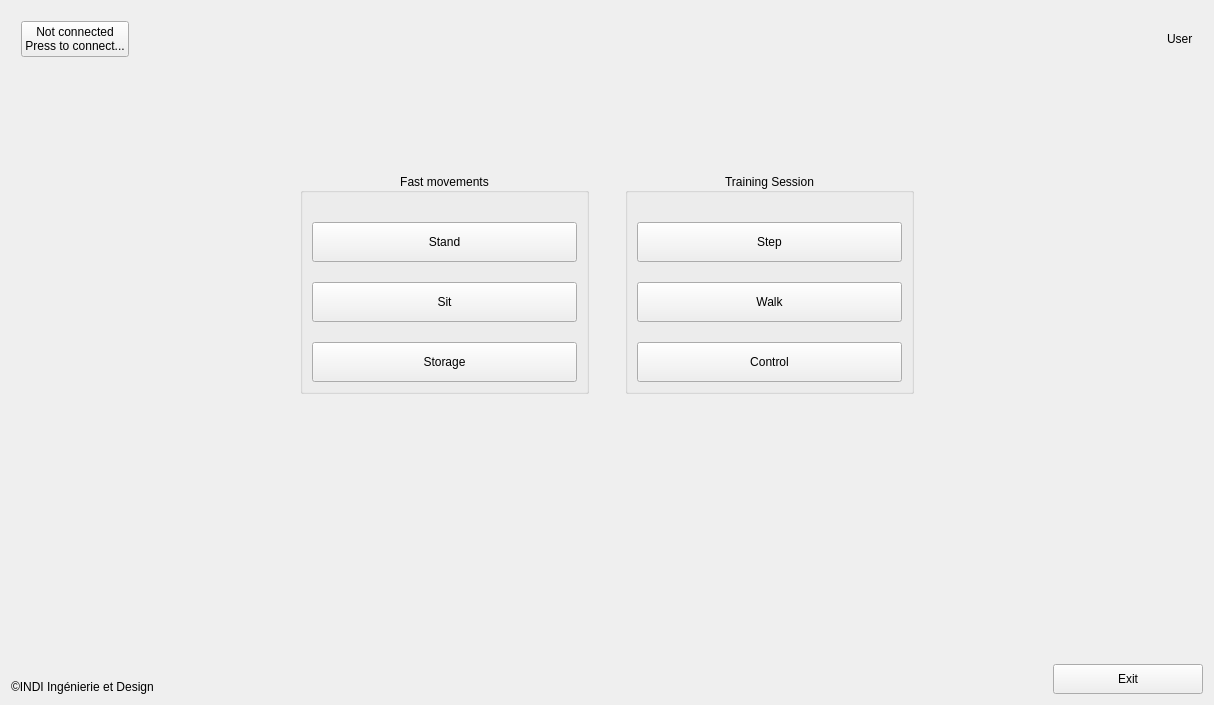
<?xml version="1.0" encoding="UTF-8"?>
<ui version="4.0">
 <class>TrainingForm</class>
 <widget class="QWidget" name="TrainingForm">
  <property name="geometry">
   <rect>
    <x>0</x>
    <y>0</y>
    <width>1214</width>
    <height>705</height>
   </rect>
  </property>
  <layout class="QVBoxLayout" name="verticalLayout_2">
   <item>
    <layout class="QVBoxLayout" name="verticalLayout_4">
     <item>
      <layout class="QHBoxLayout" name="horizontalLayout">
       <property name="sizeConstraint">
        <enum>QLayout::SetDefaultConstraint</enum>
       </property>
       <property name="leftMargin">
        <number>10</number>
       </property>
       <property name="topMargin">
        <number>10</number>
       </property>
       <property name="rightMargin">
        <number>10</number>
       </property>
       <property name="bottomMargin">
        <number>10</number>
       </property>
       <item>
        <widget class="QPushButton" name="connectButton">
         <property name="text">
          <string>Not connected
Press to connect...</string>
         </property>
        </widget>
       </item>
       <item>
        <widget class="QLabel" name="connectLoadingIcon">
         <property name="enabled">
          <bool>true</bool>
         </property>
         <property name="text">
          <string>&lt;html&gt;&lt;head/&gt;&lt;body&gt;&lt;p&gt;&lt;img src=&quot;:/icons/Icons/update-left-rotation.png&quot; width=&quot;30&quot;/&gt;&lt;/p&gt;&lt;/body&gt;&lt;/html&gt;</string>
         </property>
         <property name="scaledContents">
          <bool>false</bool>
         </property>
        </widget>
       </item>
       <item>
        <spacer name="horizontalSpacer">
         <property name="orientation">
          <enum>Qt::Horizontal</enum>
         </property>
         <property name="sizeHint" stdset="0">
          <size>
           <width>40</width>
           <height>20</height>
          </size>
         </property>
        </spacer>
       </item>
       <item>
        <widget class="QLabel" name="userLabel">
         <property name="text">
          <string>User</string>
         </property>
        </widget>
       </item>
      </layout>
     </item>
     <item>
      <spacer name="verticalSpacer_4">
       <property name="orientation">
        <enum>Qt::Vertical</enum>
       </property>
       <property name="sizeType">
        <enum>QSizePolicy::Preferred</enum>
       </property>
       <property name="sizeHint" stdset="0">
        <size>
         <width>20</width>
         <height>30</height>
        </size>
       </property>
      </spacer>
     </item>
     <item>
      <widget class="QLabel" name="label_2">
       <property name="frameShape">
        <enum>QFrame::NoFrame</enum>
       </property>
       <property name="text">
        <string>&lt;html&gt;&lt;head/&gt;&lt;body&gt;&lt;p&gt;&lt;img src=&quot;:/INDI/INDI/Logo.png&quot;/&gt;&lt;/p&gt;&lt;/body&gt;&lt;/html&gt;</string>
       </property>
       <property name="textFormat">
        <enum>Qt::RichText</enum>
       </property>
       <property name="scaledContents">
        <bool>false</bool>
       </property>
       <property name="alignment">
        <set>Qt::AlignCenter</set>
       </property>
       <property name="wordWrap">
        <bool>false</bool>
       </property>
       <property name="margin">
        <number>6</number>
       </property>
      </widget>
     </item>
     <item>
      <spacer name="verticalSpacer_3">
       <property name="orientation">
        <enum>Qt::Vertical</enum>
       </property>
       <property name="sizeType">
        <enum>QSizePolicy::Preferred</enum>
       </property>
       <property name="sizeHint" stdset="0">
        <size>
         <width>20</width>
         <height>50</height>
        </size>
       </property>
      </spacer>
     </item>
     <item>
      <layout class="QHBoxLayout" name="horizontalLayout_2">
       <item>
        <spacer name="horizontalSpacer_2">
         <property name="orientation">
          <enum>Qt::Horizontal</enum>
         </property>
         <property name="sizeType">
          <enum>QSizePolicy::Expanding</enum>
         </property>
         <property name="sizeHint" stdset="0">
          <size>
           <width>50</width>
           <height>20</height>
          </size>
         </property>
        </spacer>
       </item>
       <item>
        <layout class="QVBoxLayout" name="verticalLayout_7">
         <item>
          <widget class="QGroupBox" name="groupBox">
           <property name="sizePolicy">
            <sizepolicy hsizetype="Expanding" vsizetype="Preferred">
             <horstretch>0</horstretch>
             <verstretch>0</verstretch>
            </sizepolicy>
           </property>
           <property name="title">
            <string>Fast movements</string>
           </property>
           <property name="alignment">
            <set>Qt::AlignCenter</set>
           </property>
           <layout class="QVBoxLayout" name="verticalLayout">
            <property name="spacing">
             <number>0</number>
            </property>
            <item>
             <layout class="QVBoxLayout" name="verticalLayout_3">
              <property name="spacing">
               <number>20</number>
              </property>
              <property name="topMargin">
               <number>20</number>
              </property>
              <item>
               <widget class="QPushButton" name="standButton">
                <property name="sizePolicy">
                 <sizepolicy hsizetype="Preferred" vsizetype="Preferred">
                  <horstretch>0</horstretch>
                  <verstretch>0</verstretch>
                 </sizepolicy>
                </property>
                <property name="minimumSize">
                 <size>
                  <width>100</width>
                  <height>40</height>
                 </size>
                </property>
                <property name="maximumSize">
                 <size>
                  <width>400</width>
                  <height>50</height>
                 </size>
                </property>
                <property name="text">
                 <string>Stand</string>
                </property>
                <property name="autoDefault">
                 <bool>false</bool>
                </property>
               </widget>
              </item>
              <item>
               <widget class="QPushButton" name="sitButton">
                <property name="sizePolicy">
                 <sizepolicy hsizetype="Preferred" vsizetype="Preferred">
                  <horstretch>0</horstretch>
                  <verstretch>0</verstretch>
                 </sizepolicy>
                </property>
                <property name="minimumSize">
                 <size>
                  <width>100</width>
                  <height>40</height>
                 </size>
                </property>
                <property name="maximumSize">
                 <size>
                  <width>400</width>
                  <height>50</height>
                 </size>
                </property>
                <property name="text">
                 <string>Sit</string>
                </property>
                <property name="autoDefault">
                 <bool>false</bool>
                </property>
               </widget>
              </item>
              <item>
               <widget class="QPushButton" name="storageButton">
                <property name="sizePolicy">
                 <sizepolicy hsizetype="Preferred" vsizetype="Preferred">
                  <horstretch>0</horstretch>
                  <verstretch>0</verstretch>
                 </sizepolicy>
                </property>
                <property name="minimumSize">
                 <size>
                  <width>100</width>
                  <height>40</height>
                 </size>
                </property>
                <property name="maximumSize">
                 <size>
                  <width>400</width>
                  <height>50</height>
                 </size>
                </property>
                <property name="text">
                 <string>Storage</string>
                </property>
                <property name="autoDefault">
                 <bool>false</bool>
                </property>
               </widget>
              </item>
             </layout>
            </item>
           </layout>
          </widget>
         </item>
         <item>
          <spacer name="verticalSpacer">
           <property name="orientation">
            <enum>Qt::Vertical</enum>
           </property>
           <property name="sizeHint" stdset="0">
            <size>
             <width>20</width>
             <height>40</height>
            </size>
           </property>
          </spacer>
         </item>
        </layout>
       </item>
       <item>
        <spacer name="horizontalSpacer_5">
         <property name="orientation">
          <enum>Qt::Horizontal</enum>
         </property>
         <property name="sizeType">
          <enum>QSizePolicy::Preferred</enum>
         </property>
         <property name="sizeHint" stdset="0">
          <size>
           <width>30</width>
           <height>20</height>
          </size>
         </property>
        </spacer>
       </item>
       <item>
        <layout class="QVBoxLayout" name="verticalLayout_8">
         <item>
          <widget class="QGroupBox" name="groupBox_2">
           <property name="sizePolicy">
            <sizepolicy hsizetype="Expanding" vsizetype="Preferred">
             <horstretch>0</horstretch>
             <verstretch>0</verstretch>
            </sizepolicy>
           </property>
           <property name="title">
            <string>Training Session</string>
           </property>
           <property name="alignment">
            <set>Qt::AlignCenter</set>
           </property>
           <layout class="QVBoxLayout" name="verticalLayout_5">
            <property name="spacing">
             <number>0</number>
            </property>
            <item>
             <layout class="QVBoxLayout" name="verticalLayout_6">
              <property name="spacing">
               <number>20</number>
              </property>
              <property name="topMargin">
               <number>20</number>
              </property>
              <item>
               <widget class="QPushButton" name="stepButton">
                <property name="sizePolicy">
                 <sizepolicy hsizetype="Preferred" vsizetype="Preferred">
                  <horstretch>0</horstretch>
                  <verstretch>0</verstretch>
                 </sizepolicy>
                </property>
                <property name="minimumSize">
                 <size>
                  <width>100</width>
                  <height>40</height>
                 </size>
                </property>
                <property name="maximumSize">
                 <size>
                  <width>400</width>
                  <height>50</height>
                 </size>
                </property>
                <property name="sizeIncrement">
                 <size>
                  <width>0</width>
                  <height>0</height>
                 </size>
                </property>
                <property name="text">
                 <string>Step</string>
                </property>
                <property name="autoDefault">
                 <bool>false</bool>
                </property>
               </widget>
              </item>
              <item>
               <widget class="QPushButton" name="walkButton">
                <property name="sizePolicy">
                 <sizepolicy hsizetype="Preferred" vsizetype="Fixed">
                  <horstretch>0</horstretch>
                  <verstretch>0</verstretch>
                 </sizepolicy>
                </property>
                <property name="minimumSize">
                 <size>
                  <width>100</width>
                  <height>40</height>
                 </size>
                </property>
                <property name="maximumSize">
                 <size>
                  <width>400</width>
                  <height>50</height>
                 </size>
                </property>
                <property name="text">
                 <string>Walk</string>
                </property>
                <property name="autoDefault">
                 <bool>false</bool>
                </property>
               </widget>
              </item>
              <item>
               <widget class="QPushButton" name="controlButton">
                <property name="sizePolicy">
                 <sizepolicy hsizetype="Preferred" vsizetype="Fixed">
                  <horstretch>0</horstretch>
                  <verstretch>0</verstretch>
                 </sizepolicy>
                </property>
                <property name="minimumSize">
                 <size>
                  <width>100</width>
                  <height>40</height>
                 </size>
                </property>
                <property name="maximumSize">
                 <size>
                  <width>400</width>
                  <height>50</height>
                 </size>
                </property>
                <property name="text">
                 <string>Control</string>
                </property>
                <property name="autoDefault">
                 <bool>false</bool>
                </property>
               </widget>
              </item>
             </layout>
            </item>
           </layout>
          </widget>
         </item>
         <item>
          <spacer name="verticalSpacer_2">
           <property name="orientation">
            <enum>Qt::Vertical</enum>
           </property>
           <property name="sizeHint" stdset="0">
            <size>
             <width>20</width>
             <height>40</height>
            </size>
           </property>
          </spacer>
         </item>
        </layout>
       </item>
       <item>
        <spacer name="horizontalSpacer_3">
         <property name="orientation">
          <enum>Qt::Horizontal</enum>
         </property>
         <property name="sizeType">
          <enum>QSizePolicy::Expanding</enum>
         </property>
         <property name="sizeHint" stdset="0">
          <size>
           <width>50</width>
           <height>20</height>
          </size>
         </property>
        </spacer>
       </item>
      </layout>
     </item>
     <item>
      <layout class="QHBoxLayout" name="horizontalLayout_3">
       <item>
        <widget class="QLabel" name="label_3">
         <property name="text">
          <string>©INDI Ingénierie et Design</string>
         </property>
         <property name="alignment">
          <set>Qt::AlignBottom|Qt::AlignLeading|Qt::AlignLeft</set>
         </property>
        </widget>
       </item>
       <item>
        <spacer name="horizontalSpacer_4">
         <property name="orientation">
          <enum>Qt::Horizontal</enum>
         </property>
         <property name="sizeHint" stdset="0">
          <size>
           <width>40</width>
           <height>20</height>
          </size>
         </property>
        </spacer>
       </item>
       <item>
        <widget class="QPushButton" name="finishButton">
         <property name="minimumSize">
          <size>
           <width>150</width>
           <height>30</height>
          </size>
         </property>
         <property name="text">
          <string>Exit</string>
         </property>
        </widget>
       </item>
      </layout>
     </item>
    </layout>
   </item>
  </layout>
 </widget>
 <resources/>
 <connections/>
</ui>
